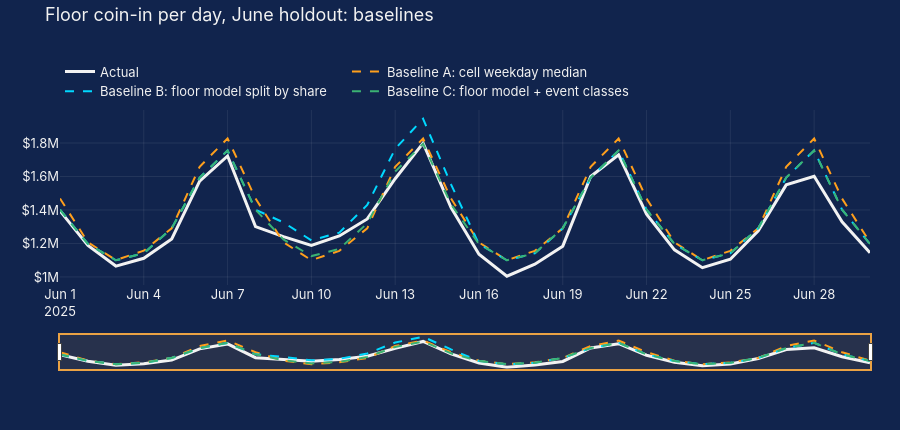
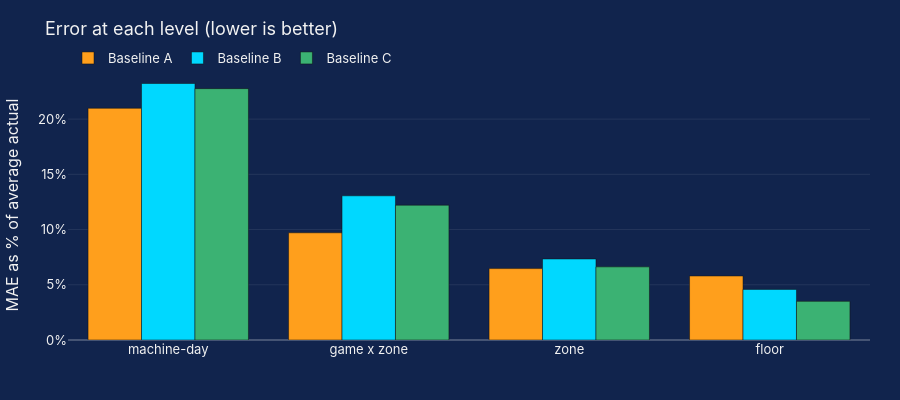
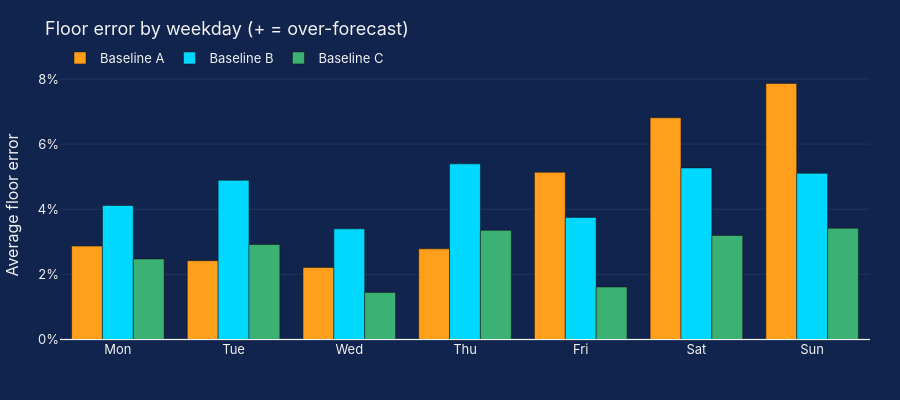

The notebook cell saved with these charts, in order:
### Markdown cell above
## 4. Baselines
**A:** per zone × game × weekday median. **B:** the floor model from `model.ipynb` (one event boost), split across machines by training share. **C:** the same floor model with **two event classes** (headline weekend vs long / weekday).

### Code cell
# Baselines
# A) Per-cell weekday median of coin-in per hour (zone x game x weekday), with fallbacks, x planned hours
cell = train.groupby(["zone_name", "theme", "local_weekday"])["coin_per_hr"].median()
gw   = train.groupby(["theme", "local_weekday"])["coin_per_hr"].median()
wd   = train.groupby("local_weekday")["coin_per_hr"].median()
rate = pd.Series([cell.get((z, g, w), gw.get((g, w), wd[w])) for z, g, w in
                  zip(test["zone_name"], test["theme"], test["local_weekday"])], index=test.index)
pred_A = rate * test["planned_hours"]
results.append(evaluate(pred_A, "Baseline A: cell weekday median"))

# B) The floor model from model.ipynb (weekday median x event boost), split across machines by training share
fl = train.groupby(["date", "local_weekday", "event"])["coin_in_usd"].sum().reset_index()
wk = fl[fl["event"] == 0].groupby("local_weekday")["coin_in_usd"].median()
boost = (fl.loc[fl["event"] == 1, "coin_in_usd"] / fl.loc[fl["event"] == 1, "local_weekday"].map(wk)).median()
share = train.groupby("machine_id")["coin_in_usd"].sum() / train["coin_in_usd"].sum()
floor_pred = test["local_weekday"].map(wk) * np.where(test["event"] == 1, boost, 1)
n_per_day = test.groupby("date")["machine_id"].transform("count")
m_share = test["machine_id"].map(share).fillna(1 / n_per_day)
m_share = m_share / test.assign(s=m_share).groupby("date")["s"].transform("sum")     # shares sum to 1 each day
pred_B = floor_pred * m_share
results.append(evaluate(pred_B, "Baseline B: floor model split by share"))

# C) Floor model with TWO event classes (headline weekend vs long / weekday), split by share
flc = train.groupby(["date", "local_weekday", "event_class"])["coin_in_usd"].sum().reset_index()
wk_c = flc[flc["event_class"] == "none"].groupby("local_weekday")["coin_in_usd"].median()
boost_c = {c: (flc.loc[flc["event_class"] == c, "coin_in_usd"] / flc.loc[flc["event_class"] == c, "local_weekday"].map(wk_c)).median()
           for c in ["headline weekend", "long / weekday"]}
floor_pred_c = test["local_weekday"].map(wk_c) * test["event_class"].map(boost_c).fillna(1)
pred_C = floor_pred_c * m_share
results.append(evaluate(pred_C, "Baseline C: floor model + event classes"))
print("Event boosts learned from training months:", {"single": round(boost, 3)} | {k: round(v, 3) for k, v in boost_c.items()})

base_tbl = pd.DataFrame(results).set_index("model")
display(fmt_table(base_tbl))

# ---------- Visualization ----------
# 1) Floor total per day: actual vs the three baselines
fd = test.assign(A=pred_A, B=pred_B, C=pred_C).groupby("date")[["coin_in_usd", "A", "B", "C"]].sum()
fig = go.Figure()
fig.add_scatter(x=fd.index, y=fd["coin_in_usd"], name="Actual", line=dict(color=WHITE, width=3))
for col, name, color in [("A", "Baseline A: cell weekday median", ORANGE),
                         ("B", "Baseline B: floor model split by share", CYAN),
                         ("C", "Baseline C: floor model + event classes", GREEN)]:
    fig.add_scatter(x=fd.index, y=fd[col], name=name, line=dict(color=color, dash="dash", width=2))
fig.update_layout(title=f"Floor coin-in per day, {TEST_LABEL} holdout: baselines", yaxis_tickprefix="$",
                  hovermode="x unified", legend=dict(orientation="h", y=-0.2))
save(fig, "baselines_floor", height=430)

# 2) MAE at each level, as % of the average actual at that level (so levels are comparable)
levels = {"machine-day MAE": ["date", "machine_id"], "game x zone MAE": ["date", "zone_name", "theme"],
          "zone MAE": ["date", "zone_name"], "floor MAE": ["date"]}
pct = {}
for col, keys in levels.items():
    avg_actual = test.groupby(keys)["coin_in_usd"].sum().mean()
    pct[col.replace(" MAE", "")] = base_tbl[col] / avg_actual * 100
pct = pd.DataFrame(pct)
fig = go.Figure([go.Bar(x=list(pct.columns), y=pct.loc[name], name=name.split(":")[0], marker_color=c,
                        hovertemplate="%{x}: %{y:.1f}% of average actual<extra></extra>")
                 for name, c in zip(pct.index, [ORANGE, CYAN, GREEN])])
fig.update_layout(barmode="group", title="Error at each level (lower is better)",
                  yaxis_title="MAE as % of average actual", yaxis_ticksuffix="%", legend=dict(orientation="h", y=1.1))
save(fig, "baselines_error_by_level", height=400)

# 3) Daily floor error by weekday: where does each baseline miss?
err = fd.assign(A_err=(fd["A"] - fd["coin_in_usd"]) / fd["coin_in_usd"] * 100,
                B_err=(fd["B"] - fd["coin_in_usd"]) / fd["coin_in_usd"] * 100,
                C_err=(fd["C"] - fd["coin_in_usd"]) / fd["coin_in_usd"] * 100,
                wd=fd.index.strftime("%a"))
order = ["Mon", "Tue", "Wed", "Thu", "Fri", "Sat", "Sun"]
e = err.groupby("wd")[["A_err", "B_err", "C_err"]].mean().reindex(order)
fig = go.Figure([go.Bar(x=order, y=e[k], name=lab, marker_color=c, hovertemplate="%{x}: %{y:+.1f}%<extra></extra>")
                 for k, lab, c in [("A_err", "Baseline A", ORANGE), ("B_err", "Baseline B", CYAN), ("C_err", "Baseline C", GREEN)]])
fig.add_hline(y=0, line_color=WHITE, line_width=1)
fig.update_layout(barmode="group", title="Floor error by weekday (+ = over-forecast)",
                  yaxis_title="Average floor error", yaxis_ticksuffix="%", legend=dict(orientation="h", y=1.1))
save(fig, "baselines_error_by_weekday", height=400)

### Figure 1 — Plotly figure (JSON) as saved in the notebook; plotly's stock layout.template omitted (floating-point values rounded to 4 significant figures)
{"data": [{"line": {"color": "#F2F2F2", "width": 3}, "name": "Actual", "type": "scatter", "x": ["2025-06-01T00:00:00", "2025-06-02T00:00:00", "2025-06-03T00:00:00", "2025-06-04T00:00:00", "2025-06-05T00:00:00", "2025-06-06T00:00:00", "2025-06-07T00:00:00", "2025-06-08T00:00:00", "2025-06-09T00:00:00", "2025-06-10T00:00:00", "2025-06-11T00:00:00", "2025-06-12T00:00:00", "2025-06-13T00:00:00", "2025-06-14T00:00:00", "2025-06-15T00:00:00", "2025-06-16T00:00:00", "2025-06-17T00:00:00", "2025-06-18T00:00:00", "2025-06-19T00:00:00", "2025-06-20T00:00:00", "2025-06-21T00:00:00", "2025-06-22T00:00:00", "2025-06-23T00:00:00", "2025-06-24T00:00:00", "2025-06-25T00:00:00", "2025-06-26T00:00:00", "2025-06-27T00:00:00", "2025-06-28T00:00:00", "2025-06-29T00:00:00", "2025-06-30T00:00:00"], "y": [1395000.0, 1188000.0, 1065000.0, 1111000.0, 1227000.0, 1572000.0, 1723000.0, 1301000.0, 1241000.0, 1188000.0, 1245000.0, 1346000.0, 1586000.0, 1800000.0, 1414000.0, 1136000.0, 1004000.0, 1076000.0, 1184000.0, 1600000.0, 1730000.0, 1375000.0, 1162000.0, 1055000.0, 1106000.0, 1276000.0, 1550000.0, 1602000.0, 1329000.0, 1144000.0]}, {"line": {"color": "#FF9F1C", "dash": "dash", "width": 2}, "name": "Baseline A: cell weekday median", "type": "scatter", "x": ["2025-06-01T00:00:00", "2025-06-02T00:00:00", "2025-06-03T00:00:00", "2025-06-04T00:00:00", "2025-06-05T00:00:00", "2025-06-06T00:00:00", "2025-06-07T00:00:00", "2025-06-08T00:00:00", "2025-06-09T00:00:00", "2025-06-10T00:00:00", "2025-06-11T00:00:00", "2025-06-12T00:00:00", "2025-06-13T00:00:00", "2025-06-14T00:00:00", "2025-06-15T00:00:00", "2025-06-16T00:00:00", "2025-06-17T00:00:00", "2025-06-18T00:00:00", "2025-06-19T00:00:00", "2025-06-20T00:00:00", "2025-06-21T00:00:00", "2025-06-22T00:00:00", "2025-06-23T00:00:00", "2025-06-24T00:00:00", "2025-06-25T00:00:00", "2025-06-26T00:00:00", "2025-06-27T00:00:00", "2025-06-28T00:00:00", "2025-06-29T00:00:00", "2025-06-30T00:00:00"], "y": [1469000.0, 1207000.0, 1101000.0, 1157000.0, 1291000.0, 1658000.0, 1827000.0, 1469000.0, 1207000.0, 1100000.0, 1156000.0, 1290000.0, 1658000.0, 1827000.0, 1468000.0, 1206000.0, 1100000.0, 1156000.0, 1290000.0, 1658000.0, 1827000.0, 1468000.0, 1206000.0, 1100000.0, 1156000.0, 1290000.0, 1658000.0, 1827000.0, 1468000.0, 1206000.0]}, {"line": {"color": "#00D8FF", "dash": "dash", "width": 2}, "name": "Baseline B: floor model split by share", "type": "scatter", "x": ["2025-06-01T00:00:00", "2025-06-02T00:00:00", "2025-06-03T00:00:00", "2025-06-04T00:00:00", "2025-06-05T00:00:00", "2025-06-06T00:00:00", "2025-06-07T00:00:00", "2025-06-08T00:00:00", "2025-06-09T00:00:00", "2025-06-10T00:00:00", "2025-06-11T00:00:00", "2025-06-12T00:00:00", "2025-06-13T00:00:00", "2025-06-14T00:00:00", "2025-06-15T00:00:00", "2025-06-16T00:00:00", "2025-06-17T00:00:00", "2025-06-18T00:00:00", "2025-06-19T00:00:00", "2025-06-20T00:00:00", "2025-06-21T00:00:00", "2025-06-22T00:00:00", "2025-06-23T00:00:00", "2025-06-24T00:00:00", "2025-06-25T00:00:00", "2025-06-26T00:00:00", "2025-06-27T00:00:00", "2025-06-28T00:00:00", "2025-06-29T00:00:00", "2025-06-30T00:00:00"], "y": [1402000.0, 1197000.0, 1100000.0, 1142000.0, 1291000.0, 1593000.0, 1756000.0, 1402000.0, 1326000.0, 1218000.0, 1265000.0, 1430000.0, 1765000.0, 1945000.0, 1553000.0, 1197000.0, 1100000.0, 1142000.0, 1291000.0, 1593000.0, 1756000.0, 1402000.0, 1197000.0, 1100000.0, 1142000.0, 1291000.0, 1593000.0, 1756000.0, 1402000.0, 1197000.0]}, {"line": {"color": "#3BB273", "dash": "dash", "width": 2}, "name": "Baseline C: floor model + event classes", "type": "scatter", "x": ["2025-06-01T00:00:00", "2025-06-02T00:00:00", "2025-06-03T00:00:00", "2025-06-04T00:00:00", "2025-06-05T00:00:00", "2025-06-06T00:00:00", "2025-06-07T00:00:00", "2025-06-08T00:00:00", "2025-06-09T00:00:00", "2025-06-10T00:00:00", "2025-06-11T00:00:00", "2025-06-12T00:00:00", "2025-06-13T00:00:00", "2025-06-14T00:00:00", "2025-06-15T00:00:00", "2025-06-16T00:00:00", "2025-06-17T00:00:00", "2025-06-18T00:00:00", "2025-06-19T00:00:00", "2025-06-20T00:00:00", "2025-06-21T00:00:00", "2025-06-22T00:00:00", "2025-06-23T00:00:00", "2025-06-24T00:00:00", "2025-06-25T00:00:00", "2025-06-26T00:00:00", "2025-06-27T00:00:00", "2025-06-28T00:00:00", "2025-06-29T00:00:00", "2025-06-30T00:00:00"], "y": [1402000.0, 1197000.0, 1100000.0, 1142000.0, 1291000.0, 1593000.0, 1756000.0, 1402000.0, 1224000.0, 1125000.0, 1167000.0, 1320000.0, 1629000.0, 1795000.0, 1434000.0, 1197000.0, 1100000.0, 1142000.0, 1291000.0, 1593000.0, 1756000.0, 1402000.0, 1197000.0, 1100000.0, 1142000.0, 1291000.0, 1593000.0, 1756000.0, 1402000.0, 1197000.0]}], "layout": {"height": 430, "hovermode": "x unified", "legend": {"orientation": "h", "x": 0, "y": 1.02, "yanchor": "bottom"}, "margin": {"b": 60, "t": 110}, "title": {"text": "Floor coin-in per day, June holdout: baselines", "y": 0.98, "yanchor": "top", "yref": "container"}, "xaxis": {"rangeslider": {"bgcolor": "rgba(234,162,68,0.10)", "bordercolor": "#EAA244", "borderwidth": 2, "thickness": 0.13, "visible": true}}, "yaxis": {"tickprefix": "$"}}}

### Figure 2 — Plotly figure (JSON) as saved in the notebook; plotly's stock layout.template omitted (floating-point values rounded to 4 significant figures)
{"data": [{"hovertemplate": "%{x}: %{y:.1f}% of average actual<extra></extra>", "marker": {"color": "#FF9F1C"}, "name": "Baseline A", "type": "bar", "x": ["machine-day", "game x zone", "zone", "floor"], "y": [20.98, 9.707, 6.464, 5.797]}, {"hovertemplate": "%{x}: %{y:.1f}% of average actual<extra></extra>", "marker": {"color": "#00D8FF"}, "name": "Baseline B", "type": "bar", "x": ["machine-day", "game x zone", "zone", "floor"], "y": [23.22, 13.06, 7.338, 4.584]}, {"hovertemplate": "%{x}: %{y:.1f}% of average actual<extra></extra>", "marker": {"color": "#3BB273"}, "name": "Baseline C", "type": "bar", "x": ["machine-day", "game x zone", "zone", "floor"], "y": [22.76, 12.21, 6.621, 3.499]}], "layout": {"barmode": "group", "height": 400, "legend": {"orientation": "h", "y": 1.1}, "title": {"text": "Error at each level (lower is better)"}, "yaxis": {"ticksuffix": "%", "title": {"text": "MAE as % of average actual"}}}}

### Figure 3 — Plotly figure (JSON) as saved in the notebook; plotly's stock layout.template omitted (floating-point values rounded to 4 significant figures)
{"data": [{"hovertemplate": "%{x}: %{y:+.1f}%<extra></extra>", "marker": {"color": "#FF9F1C"}, "name": "Baseline A", "type": "bar", "x": ["Mon", "Tue", "Wed", "Thu", "Fri", "Sat", "Sun"], "y": [2.868, 2.42, 2.213, 2.784, 5.134, 6.809, 7.861]}, {"hovertemplate": "%{x}: %{y:+.1f}%<extra></extra>", "marker": {"color": "#00D8FF"}, "name": "Baseline B", "type": "bar", "x": ["Mon", "Tue", "Wed", "Thu", "Fri", "Sat", "Sun"], "y": [4.115, 4.889, 3.397, 5.393, 3.749, 5.268, 5.104]}, {"hovertemplate": "%{x}: %{y:+.1f}%<extra></extra>", "marker": {"color": "#3BB273"}, "name": "Baseline C", "type": "bar", "x": ["Mon", "Tue", "Wed", "Thu", "Fri", "Sat", "Sun"], "y": [2.473, 2.919, 1.446, 3.353, 1.612, 3.193, 3.417]}], "layout": {"barmode": "group", "height": 400, "legend": {"orientation": "h", "y": 1.1}, "shapes": [{"line": {"color": "#F2F2F2", "width": 1}, "type": "line", "x0": 0, "x1": 1, "xref": "x domain", "y0": 0, "y1": 0, "yref": "y"}], "title": {"text": "Floor error by weekday (+ = over-forecast)"}, "yaxis": {"ticksuffix": "%", "title": {"text": "Average floor error"}}}}
